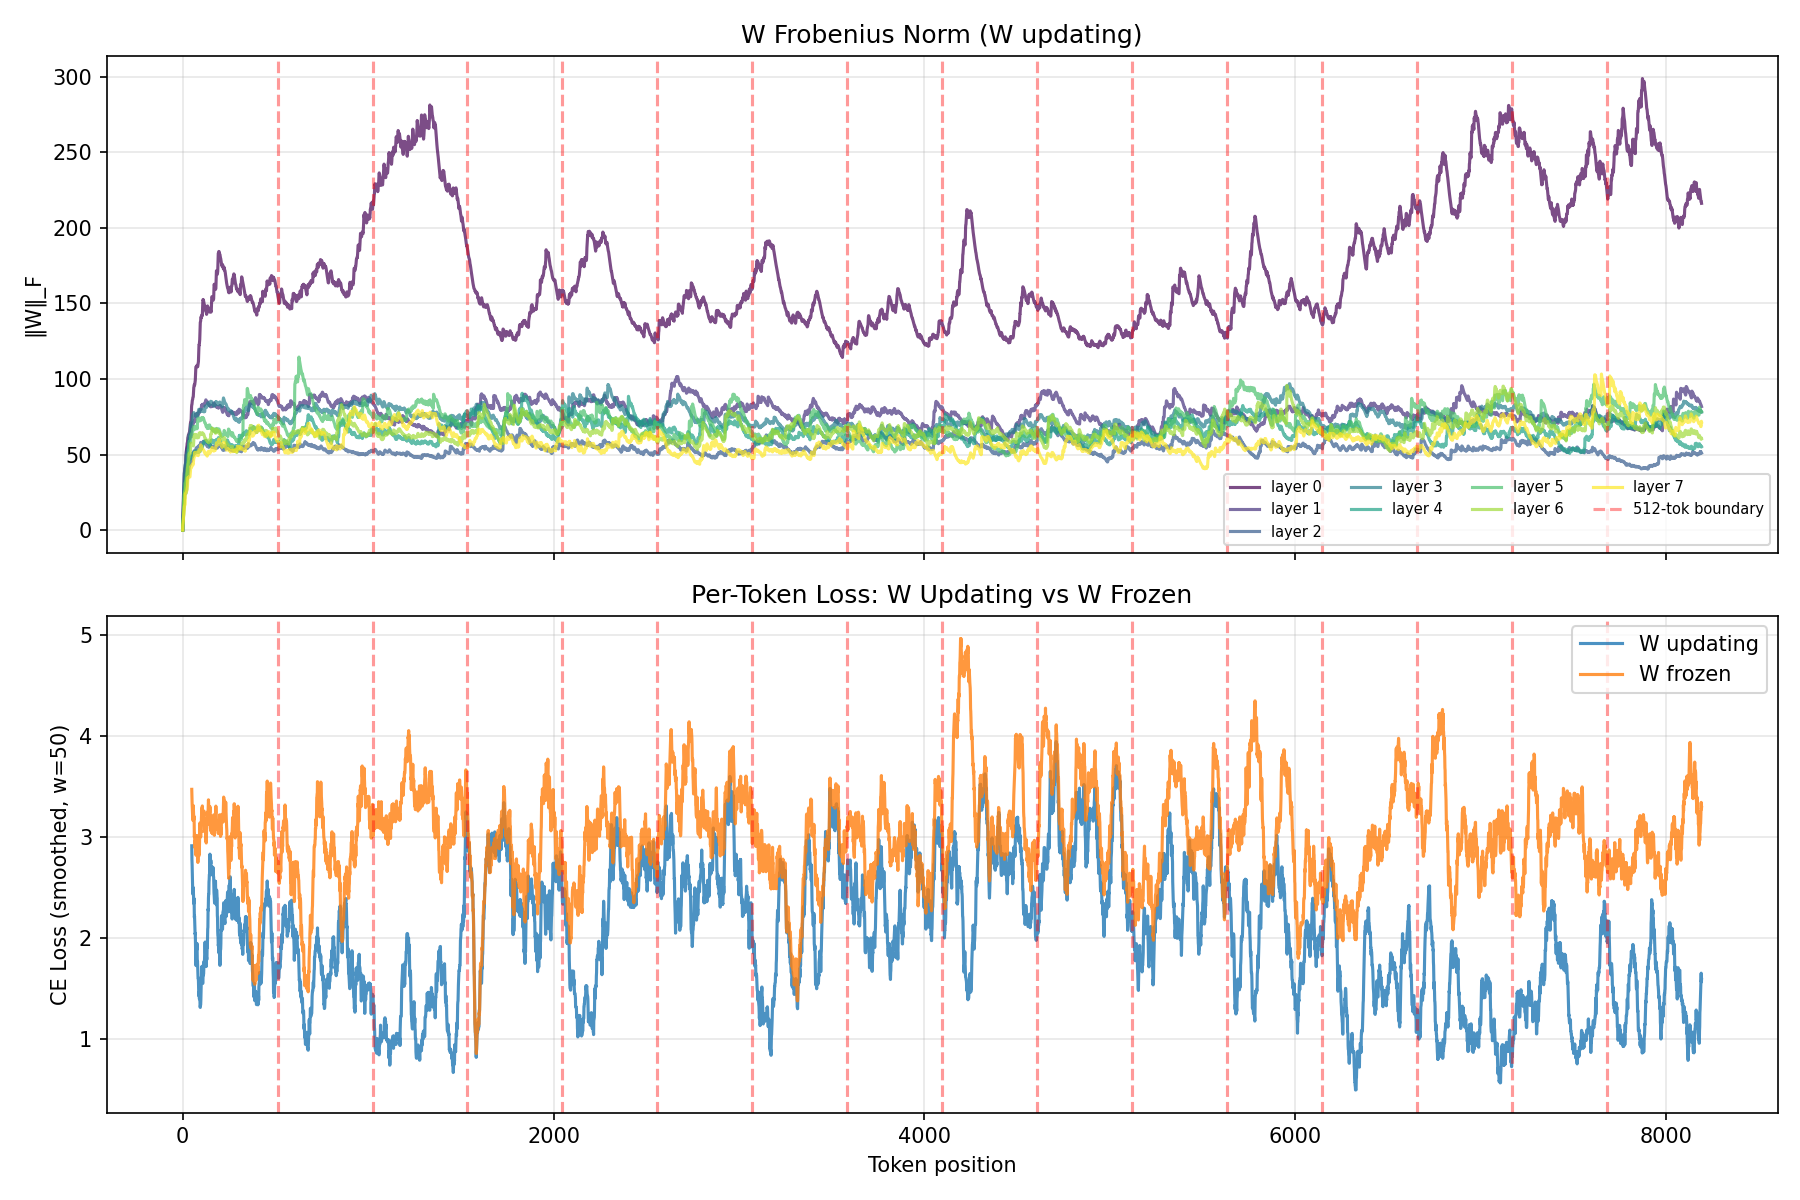

Source code (Python):
"""Inspect Hebbian memory parameters and track W behavior during inference."""

import math

import matplotlib
matplotlib.use("Agg")
import matplotlib.pyplot as plt
import numpy as np
import torch
import torch.nn.functional as F

from data import load_dataset
from model import HebbianMamba


def load_model(path, device):
    ckpt = torch.load(path, map_location=device, weights_only=False)
    model = HebbianMamba(ckpt["config"]).to(device)
    model.load_state_dict(ckpt["model"])
    model.eval()
    return model


def detach(x):
    if isinstance(x, torch.Tensor):
        return x.detach()
    if isinstance(x, dict):
        return {k: detach(v) for k, v in x.items()}
    if isinstance(x, (list, tuple)):
        return type(x)(detach(v) for v in x)
    return x


def print_param_table(model):
    print("\n=== Hebbian Memory Parameters ===")
    print(f"{'Layer':>5}  {'σ(decay)':>9}  {'‖proj_w‖':>9}  {'‖proj_r‖':>9}")
    print("-" * 39)
    for i, layer in enumerate(model.layers):
        if not layer.use_memory:
            print(f"{i:>5}  (no memory)")
            continue
        gamma = torch.sigmoid(layer.decay).item()
        pw = layer.proj_write.weight.data.norm().item()
        pr = layer.proj_read.weight.data.norm().item()
        print(f"{i:>5}  {gamma:>9.6f}  {pw:>9.4f}  {pr:>9.4f}")
    print(f"\nFixed α = 0.03")


@torch.no_grad()
def run_inference(model, tokens, device):
    """Two passes: W updating (normal) vs W frozen (zero throughout).
    For no-memory models, only runs one pass (both are identical)."""
    N = len(tokens) - 1
    L = len(model.layers)
    has_memory = any(layer.use_memory for layer in model.layers)

    w_norms = np.zeros((L, N))
    loss_upd = np.zeros(N)

    # Pass 1: normal — W accumulates across tokens
    states = None
    for t in range(N):
        tok = torch.tensor([tokens[t]], device=device)
        tgt = torch.tensor([tokens[t + 1]], device=device)
        logits, states = model.step(tok, states=states)
        states = [detach(s) for s in states]
        loss_upd[t] = F.cross_entropy(logits, tgt).item()
        if has_memory:
            for i in range(L):
                mem = states[i]["memory"]
                w_norms[i, t] = mem.norm().item() if mem is not None else 0.0

    if not has_memory:
        return w_norms, loss_upd, loss_upd  # no W means both passes identical

    # Pass 2: frozen — W restored to pre-step value each token
    loss_frz = np.zeros(N)
    states = None
    for t in range(N):
        tok = torch.tensor([tokens[t]], device=device)
        tgt = torch.tensor([tokens[t + 1]], device=device)
        if states is not None:
            saved_W = [s["memory"].clone() for s in states]
        logits, states = model.step(tok, states=states)
        states = [detach(s) for s in states]
        loss_frz[t] = F.cross_entropy(logits, tgt).item()
        if t > 0:
            for i in range(L):
                states[i]["memory"] = saved_W[i]

    return w_norms, loss_upd, loss_frz


def plot_results(w_norms, loss_upd, loss_frz, path):
    L, N = w_norms.shape
    fig, (ax1, ax2) = plt.subplots(2, 1, figsize=(12, 8), sharex=True)
    boundaries = [b for b in range(512, N, 512)]

    # W norms per layer
    colors = plt.cm.viridis(np.linspace(0, 1, L))
    for i in range(L):
        ax1.plot(w_norms[i], color=colors[i], alpha=0.7, label=f"layer {i}")
    for b in boundaries:
        ax1.axvline(b, color="red", ls="--", alpha=0.4,
                     label="512-tok boundary" if b == boundaries[0] else None)
    ax1.set(ylabel="‖W‖_F", title="W Frobenius Norm (W updating)")
    ax1.legend(fontsize=7, ncol=4)
    ax1.grid(True, alpha=0.3)

    # Smoothed loss comparison
    win = 50
    if N >= win:
        kernel = np.ones(win) / win
        x = np.arange(win - 1, N)
        ax2.plot(x, np.convolve(loss_upd, kernel, mode="valid"), label="W updating", alpha=0.8)
        ax2.plot(x, np.convolve(loss_frz, kernel, mode="valid"), label="W frozen", alpha=0.8)
    else:
        ax2.plot(loss_upd, label="W updating", alpha=0.8)
        ax2.plot(loss_frz, label="W frozen", alpha=0.8)
    for b in boundaries:
        ax2.axvline(b, color="red", ls="--", alpha=0.4)
    ax2.set(xlabel="Token position", ylabel=f"CE Loss (smoothed, w={win})",
            title="Per-Token Loss: W Updating vs W Frozen")
    ax2.legend()
    ax2.grid(True, alpha=0.3)

    fig.tight_layout()
    fig.savefig(path, dpi=150)
    plt.close(fig)
    print(f"Saved {path}")


def main():
    import argparse
    p = argparse.ArgumentParser()
    p.add_argument("--tokens", type=int, default=4096)
    p.add_argument("--windows", type=int, default=4)
    p.add_argument("--model", type=str, default="checkpoints/model_memory.pt")
    p.add_argument("--segment", type=int, default=512)
    p.add_argument("--dataset", type=str, default="pg19", choices=["pg19", "code"])
    args = p.parse_args()

    device = "mps" if torch.backends.mps.is_available() else "cuda" if torch.cuda.is_available() else "cpu"
    print(f"Device: {device}")

    model = load_model(args.model, device)
    if args.dataset == "code":
        from data_code import load_dataset
    else:
        from data import load_dataset
    ds = load_dataset()

    print_param_table(model)

    N = args.tokens
    n_windows = args.windows
    seg = args.segment
    n_segs = (N + seg - 1) // seg

    # Pick random non-overlapping windows from val
    rng = np.random.default_rng(42)
    max_start = len(ds["val"]) - N - 1
    starts = sorted(rng.choice(max_start, size=n_windows, replace=False))

    # Collect per-segment deltas across windows
    all_seg_upd = np.zeros((n_windows, n_segs))
    all_seg_frz = np.zeros((n_windows, n_segs))
    last_w_norms, last_loss_upd, last_loss_frz = None, None, None

    for w_i, start in enumerate(starts):
        tokens = ds["val"][start : start + N + 1].tolist()
        print(f"\nWindow {w_i+1}/{n_windows}: val[{start}:{start+N}]")

        w_norms, loss_upd, loss_frz = run_inference(model, tokens, device)
        last_w_norms, last_loss_upd, last_loss_frz = w_norms, loss_upd, loss_frz

        for si, s in enumerate(range(0, N, seg)):
            e = min(s + seg, N)
            all_seg_upd[w_i, si] = loss_upd[s:e].mean()
            all_seg_frz[w_i, si] = loss_frz[s:e].mean()

        avg_upd, avg_frz = loss_upd.mean(), loss_frz.mean()
        print(f"  Avg loss: upd={avg_upd:.4f} frz={avg_frz:.4f} delta={avg_frz-avg_upd:+.4f}")

    # Aggregate across windows
    deltas = all_seg_frz - all_seg_upd
    mean_upd = all_seg_upd.mean(axis=0)
    mean_frz = all_seg_frz.mean(axis=0)
    mean_delta = deltas.mean(axis=0)
    stderr_delta = deltas.std(axis=0) / math.sqrt(n_windows)

    print(f"\n=== Aggregated over {n_windows} windows ===")
    print(f"Overall: upd={all_seg_upd.mean():.4f} frz={all_seg_frz.mean():.4f} delta={deltas.mean():+.4f} ± {deltas.std()/math.sqrt(n_windows*n_segs):.4f}")
    print(f"\n{'Segment':>12}  {'Loss(upd)':>10}  {'Loss(frz)':>10}  {'Delta':>10}  {'±stderr':>8}")
    print("-" * 56)
    for si, s in enumerate(range(0, N, seg)):
        e = min(s + seg, N)
        print(f"{s:>5}-{e:<5}  {mean_upd[si]:>10.4f}  {mean_frz[si]:>10.4f}  {mean_delta[si]:>+10.4f}  {stderr_delta[si]:>8.4f}")

    plot_results(last_w_norms, last_loss_upd, last_loss_frz, "eval_memory/eval_memory.png")


if __name__ == "__main__":
    main()
